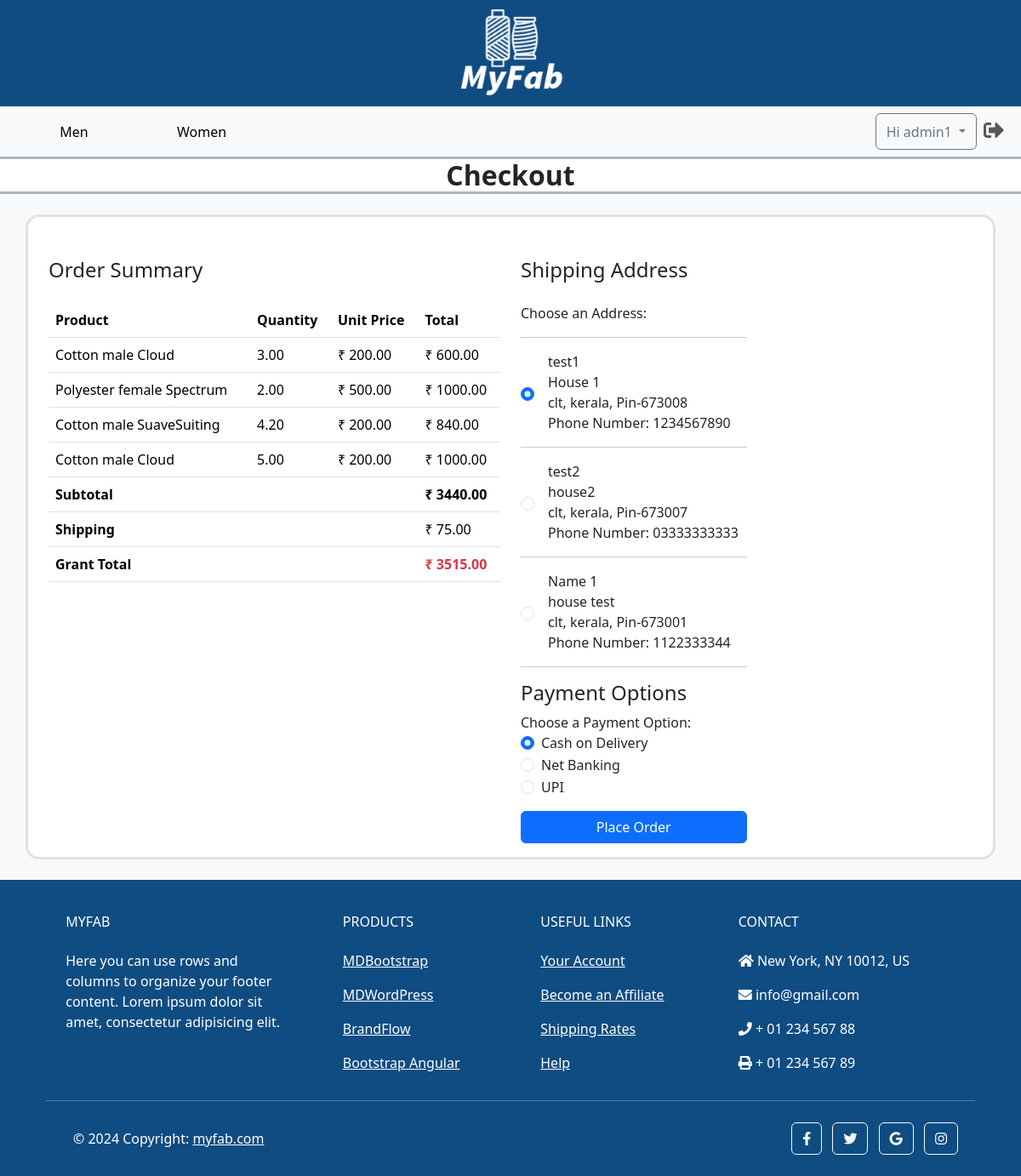
Page /orders/checkout/ (signed in) on the earlier database version.
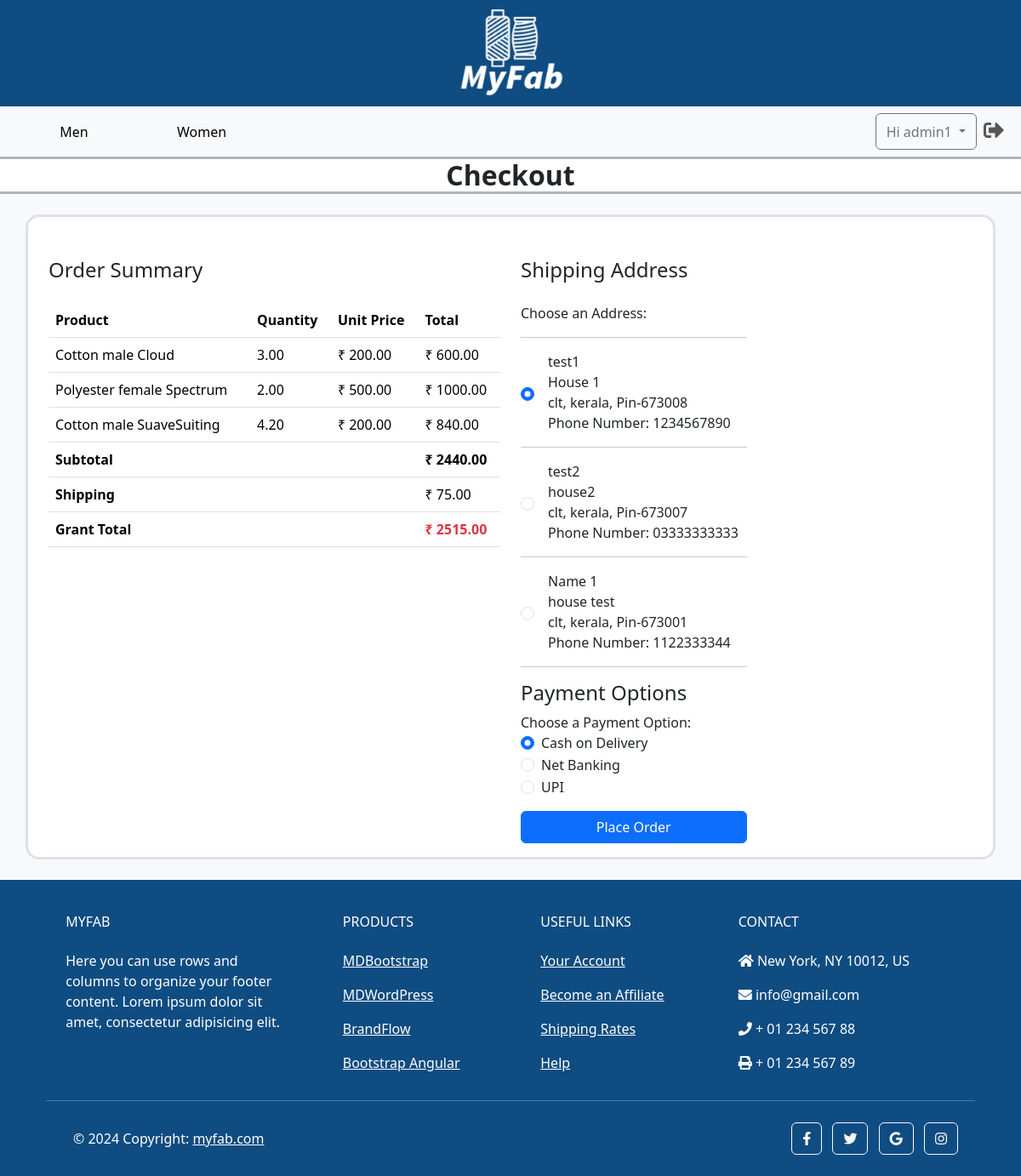
Same page on the later database version.
### orders/models.py (models this page shows, shortened)
class Cart(models.Model):
    customer_id = models.ForeignKey(CustomUser, on_delete=models.CASCADE)
    product_id = models.ForeignKey(Product, on_delete=models.CASCADE)
    order_type = models.IntegerField(null=False)
    qty = models.DecimalField(max_digits=10, decimal_places=2, default=0)
    price = models.DecimalField(max_digits=10, decimal_places=2, default=0)
    cart_measurements = models.TextField(null=True, default=None, blank=True)

### main/models.py (models this page shows, shortened)
class Product(models.Model):
    name = models.CharField(max_length=255, unique=True, blank=False, null=False)
    price = models.DecimalField(max_digits=10, decimal_places=2, default=0, validators=[MinValueValidator(0)])
    image = models.ImageField(upload_to='images/products')
    description = models.TextField(blank=True)
    qty = models.DecimalField(max_digits=10, decimal_places=2, default=0, validators=[MinValueValidator(0)])
    add_date = models.DateField(auto_now_add=True)
    is_active = models.BooleanField(default=True)
    usages = models.ManyToManyField(Usage)
    category_choices = models.ManyToManyField(CategoryChoice)

### accounts/models.py (models this page shows, shortened)
class Address(models.Model):
    customer_id = models.ForeignKey(CustomUser, on_delete=models.CASCADE)
    name = models.CharField(max_length=100, blank=False, null=False)
    house_name = models.CharField(max_length=100, blank=False, null=False)
    street_name_1 = models.CharField(max_length=100, blank=False, null=False)
    street_name_2 = models.CharField(max_length=100, blank=True, null=True)
    city = models.CharField(max_length=100, blank=False, null=False)
    state = models.CharField(max_length=100, blank=False, null=False)
    pincode = models.CharField(max_length=10, blank=False, null=False)
    phone_number = models.CharField(max_length=13)
    is_active = models.BooleanField(default=True)

### orders/views.py (the view)
# urls.py: path('checkout/', CheckoutView.as_view(), name = 'checkout'),
class CheckoutView(View):
    def get(self, request):
        insufficient_qty_error_msg = request.session.pop('insufficient_qty_error_msg', None)
        user = request.user
        addresses = Address.objects.filter(customer_id=user, is_active=True)
        carts = Cart.objects.filter(customer_id=user)
        subtotal = sum(cart.price for cart in carts)
        grant_total = subtotal + 75
        context = {
            'addresses': addresses,
            'carts': carts,
            'subtotal': subtotal,
            'grant_total': grant_total,
            'insufficient_qty_error_msg': insufficient_qty_error_msg,
            }
        return render(request, 'checkout.html', context)

### templates/checkout.html (shortened to what the changed rows need)
{% extends 'base.html' %}
{% load static %}
{% load custom_filters %}
{% block content %}
    <section class="bg-light py-4">
        <div class="container d-flex flex-column flex-md-row  border border-3 rounded-4 bg-white">
            <div class="container">
                <div class="mb-3">
                    <table class="table">
                        <thead>
                            <tr>
                                <th scope="col">Product</th>
                                <th scope="col">Quantity</th>
                                <th scope="col">Unit Price</th>
                                <th scope="col">Total</th>
                            </tr>
                        </thead>
                        <tbody>
                            {% for cart in carts %}
                            <tr>
                                <td>{{cart.product_id.name}}</td>
                                <td>{{cart.qty}}</td>
                                <td>₹ {{cart.product_id.price}}</td>
                                <td>₹ {{cart.price}}</td>
                            </tr>
                            {% endfor %}
                        </tbody>
                        <tfoot>
                            <tr>
                                <th colspan="3">Subtotal</th>
                                <td class="fw-bold">₹ {{ subtotal }}</td>
                            </tr>
                            <tr>
                                <th colspan="3">Shipping</th>
                            </tr>
                            <tr>
                                <th colspan="3">Grant Total</th>
                                <td class="fw-bold text-danger">₹ {{grant_total}}</td>
                            </tr>
                        </tfoot>
                    </table>
                </div>
            </div>
            <div class="container">
                <form action="{% url "orders:create_order" %}" method="post">
                    <div class="form-group mb-3">
                        <label>Choose an Address:</label>
                        {% for address in addresses %}
                        <hr class="w-50">
                        <div class="form-check d-flex flex-row align-items-center mb-2">
                            <input class="form-check-input me-3" type="radio" name="addressOption"
                            id="addressOption-{{address.name}}" value="{{address.pk}}"
                            {% if forloop.first %} checked {% endif %}>
                            <label class="form-check-label" for="addressOption-{{address.name}}">
                                <div>{{address.name}}</div>
                                <div>{{address.house_name}}</div>
                                <div>{{address.city}}, {{address.state}}, Pin-{{address.pincode}}</div>
                                <div>Phone Number: {{address.phone_number}}</div>
                            </label>
                        </div>
                        {% endfor %}
                    </div>
                </form>
            </div>
        </div>
    </section>
{% endblock %}

Differences in the rows shown:
removed Cart: product_id.name "Cotton male Cloud", qty "5.00", product_id.price "200.00", price "1000.00"
Other differences:
{{ subtotal }}: "3440.00" → "2440.00"
{{ grant_total }}: "3515.00" → "2515.00"
